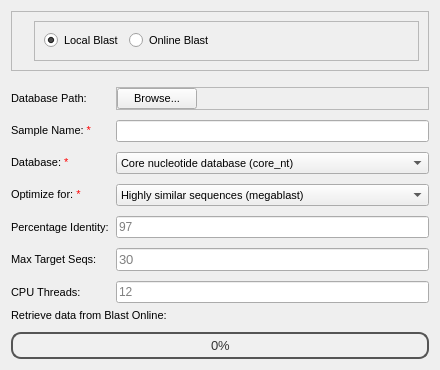
             <widget class="QWidget" name="tab_taxonomic_assignment">
              <attribute name="title">
               <string>Taxonomic Assignment</string>
              </attribute>
              <layout class="QVBoxLayout" name="verticalLayout_9">
               <item>
                <widget class="QFrame" name="frame">
                 <property name="frameShape">
                  <enum>QFrame::StyledPanel</enum>
                 </property>
                 <property name="frameShadow">
                  <enum>QFrame::Raised</enum>
                 </property>
                 <layout class="QHBoxLayout" name="horizontalLayout_9">
                  <item>
                   <widget class="QLabel" name="label_logo_blast">
                    <property name="sizePolicy">
                     <sizepolicy hsizetype="Preferred" vsizetype="Maximum">
                      <horstretch>0</horstretch>
                      <verstretch>0</verstretch>
                     </sizepolicy>
                    </property>
                    <property name="frameShape">
                     <enum>QFrame::NoFrame</enum>
                    </property>
                    <property name="text">
                     <string/>
                    </property>
                    <property name="pixmap">
                     <pixmap>../../resources/blast-150.png</pixmap>
                    </property>
                    <property name="scaledContents">
                     <bool>true</bool>
                    </property>
                   </widget>
                  </item>
                  <item>
                   <widget class="QFrame" name="frame_2">
                    <property name="frameShape">
                     <enum>QFrame::StyledPanel</enum>
                    </property>
                    <property name="frameShadow">
                     <enum>QFrame::Raised</enum>
                    </property>
                    <layout class="QHBoxLayout" name="horizontalLayout_7">
                     <item>
                      <widget class="QRadioButton" name="radioButton_local_blast">
                       <property name="font">
                        <font>
                         <pointsize>8</pointsize>
                        </font>
                       </property>
                       <property name="text">
                        <string>Local Blast</string>
                       </property>
                       <property name="checked">
                        <bool>true</bool>
                       </property>
                      </widget>
                     </item>
                     <item>
                      <widget class="QRadioButton" name="radioButton_olnine_blast">
                       <property name="font">
                        <font>
                         <pointsize>8</pointsize>
                        </font>
                       </property>
                       <property name="text">
                        <string>Online Blast</string>
                       </property>
                      </widget>
                     </item>
                     <item>
                      <spacer name="horizontalSpacer_4">
                       <property name="orientation">
                        <enum>Qt::Horizontal</enum>
                       </property>
                       <property name="sizeHint" stdset="0">
                        <size>
                         <width>40</width>
                         <height>20</height>
                        </size>
                       </property>
                      </spacer>
                     </item>
                    </layout>
                   </widget>
                  </item>
                 </layout>
                </widget>
               </item>
               <item>
                <widget class="QFrame" name="frame_tax_assign_1">
                 <property name="frameShape">
                  <enum>QFrame::NoFrame</enum>
                 </property>
                 <property name="frameShadow">
                  <enum>QFrame::Plain</enum>
                 </property>
                 <layout class="QFormLayout" name="formLayout_9">
                  <property name="horizontalSpacing">
                   <number>7</number>
                  </property>
                  <property name="verticalSpacing">
                   <number>10</number>
                  </property>
                  <property name="leftMargin">
                   <number>0</number>
                  </property>
                  <property name="topMargin">
                   <number>0</number>
                  </property>
                  <property name="rightMargin">
                   <number>0</number>
                  </property>
                  <property name="bottomMargin">
                   <number>0</number>
                  </property>
                  <item row="1" column="1">
                   <widget class="QFrame" name="frame_6">
                    <property name="frameShape">
                     <enum>QFrame::NoFrame</enum>
                    </property>
                    <property name="frameShadow">
                     <enum>QFrame::Plain</enum>
                    </property>
                    <layout class="QHBoxLayout" name="horizontalLayout_6">
                     <property name="spacing">
                      <number>0</number>
                     </property>
                     <property name="leftMargin">
                      <number>0</number>
                     </property>
                     <property name="topMargin">
                      <number>0</number>
                     </property>
                     <property name="rightMargin">
                      <number>0</number>
                     </property>
                     <property name="bottomMargin">
                      <number>0</number>
                     </property>
                    </layout>
                   </widget>
                  </item>
                  <item row="2" column="0">
                   <widget class="QLabel" name="label_9">
                    <property name="font">
                     <font>
                      <pointsize>8</pointsize>
                     </font>
                    </property>
                    <property name="text">
                     <string>Database Path:</string>
                    </property>
                   </widget>
                  </item>
                  <item row="2" column="1">
                   <widget class="QFrame" name="frame_5">
                    <property name="frameShape">
                     <enum>QFrame::StyledPanel</enum>
                    </property>
                    <property name="frameShadow">
                     <enum>QFrame::Raised</enum>
                    </property>
                    <layout class="QHBoxLayout" name="horizontalLayout_5">
                     <property name="spacing">
                      <number>0</number>
                     </property>
                     <property name="leftMargin">
                      <number>0</number>
                     </property>
                     <property name="topMargin">
                      <number>0</number>
                     </property>
                     <property name="rightMargin">
                      <number>0</number>
                     </property>
                     <property name="bottomMargin">
                      <number>0</number>
                     </property>
                     <item>
                      <widget class="QPushButton" name="pushButton_DatabasePath">
                       <property name="font">
                        <font>
                         <pointsize>8</pointsize>
                        </font>
                       </property>
                       <property name="text">
                        <string>Browse...</string>
                       </property>
                      </widget>
                     </item>
                     <item>
                      <spacer name="horizontalSpacer_5">
                       <property name="orientation">
                        <enum>Qt::Horizontal</enum>
                       </property>
                       <property name="sizeHint" stdset="0">
                        <size>
                         <width>40</width>
                         <height>20</height>
                        </size>
                       </property>
                      </spacer>
                     </item>
                    </layout>
                   </widget>
                  </item>
                  <item row="3" column="0">
                   <widget class="QLabel" name="label_SampleName">
                    <property name="font">
                     <font>
                      <pointsize>8</pointsize>
                     </font>
                    </property>
                    <property name="styleSheet">
                     <string notr="true"/>
                    </property>
                    <property name="text">
                     <string>&lt;span style=&quot;color: black;&quot;&gt;Sample Name: &lt;/span&gt;&lt;span style=&quot;color: red;&quot;&gt;*&lt;/span&gt;</string>
                    </property>
                    <property name="textFormat">
                     <enum>Qt::RichText</enum>
                    </property>
                   </widget>
                  </item>
                  <item row="3" column="1">
                   <widget class="QLineEdit" name="lineEdit_sample_name_blast"/>
                  </item>
                  <item row="4" column="0">
                   <widget class="QLabel" name="label_database">
                    <property name="font">
                     <font>
                      <pointsize>8</pointsize>
                     </font>
                    </property>
                    <property name="text">
                     <string>&lt;span style=&quot;color: black;&quot;&gt;Database: &lt;/span&gt;&lt;span style=&quot;color: red;&quot;&gt;*&lt;/span&gt;</string>
                    </property>
                    <property name="textFormat">
                     <enum>Qt::RichText</enum>
                    </property>
                   </widget>
                  </item>
                  <item row="4" column="1">
                   <widget class="QComboBox" name="comboBox_database_type">
                    <property name="font">
                     <font>
                      <pointsize>8</pointsize>
                     </font>
                    </property>
                    <item>
                     <property name="text">
                      <string>Core nucleotide database (core_nt)</string>
                     </property>
                    </item>
                    <item>
                     <property name="text">
                      <string>RefSeq Select RNA sequences (refseq_select)</string>
                     </property>
                    </item>
                    <item>
                     <property name="text">
                      <string>Reference RNA sequences (refseq_rna)</string>
                     </property>
                    </item>
                    <item>
                     <property name="text">
                      <string>RefSeq Reference genomes (refseq_reference_genomes)</string>
                     </property>
                    </item>
                    <item>
                     <property name="text">
                      <string>RefSeq Genome Database (refseq_genomes)</string>
                     </property>
                    </item>
                    <item>
                     <property name="text">
                      <string>Nucleotide collection (nr/nt)</string>
                     </property>
                    </item>
                    <item>
                     <property name="text">
                      <string>Whole-genome shotgun contigs (wgs)</string>
                     </property>
                    </item>
                    <item>
                     <property name="text">
                      <string>Expressed sequence tags (est)</string>
                     </property>
                    </item>
                    <item>
                     <property name="text">
                      <string>Sequence Read Archive (SRA)</string>
                     </property>
                    </item>
                    <item>
                     <property name="text">
                      <string>Transcriptome Shotgun Assembly (TSA)</string>
                     </property>
                    </item>
                    <item>
                     <property name="text">
                      <string>Targeted Loci (TLS)</string>
                     </property>
                    </item>
                    <item>
                     <property name="text">
                      <string>High throughput genomic sequences (HTGS)</string>
                     </property>
                    </item>
                    <item>
                     <property name="text">
                      <string>Patent sequences (pat)</string>
                     </property>
                    </item>
                    <item>
                     <property name="text">
                      <string>PDB nucleotide database (pdb)</string>
                     </property>
                    </item>
                    <item>
                     <property name="text">
                      <string>Human RefSeqGene sequences (RefSeq_Gene)</string>
                     </property>
                    </item>
                    <item>
                     <property name="text">
                      <string>Genomic survey sequences (gss)</string>
                     </property>
                    </item>
                    <item>
                     <property name="text">
                      <string>Sequence tagged sites (dbsts)</string>
                     </property>
                    </item>
                   </widget>
                  </item>
                  <item row="5" column="0">
                   <widget class="QLabel" name="label_blastType">
                    <property name="font">
                     <font>
                      <pointsize>8</pointsize>
                     </font>
                    </property>
                    <property name="text">
                     <string>&lt;span style=&quot;color: black;&quot;&gt;Optimize for: &lt;/span&gt;&lt;span style=&quot;color: red;&quot;&gt;*&lt;/span&gt;</string>
                    </property>
                    <property name="textFormat">
                     <enum>Qt::RichText</enum>
                    </property>
                   </widget>
                  </item>
                  <item row="5" column="1">
                   <widget class="QComboBox" name="comboBox_blastType">
                    <property name="font">
                     <font>
                      <pointsize>8</pointsize>
                     </font>
                    </property>
                    <item>
                     <property name="text">
                      <string>Highly similar sequences (megablast)</string>
                     </property>
                    </item>
                    <item>
                     <property name="text">
                      <string>More dissimilar sequences (discontiguous megablast)</string>
                     </property>
                    </item>
                    <item>
                     <property name="text">
                      <string>Somewhat similar sequences (blastn)</string>
                     </property>
                    </item>
                   </widget>
                  </item>
                  <item row="6" column="0">
                   <widget class="QLabel" name="label_8">
                    <property name="font">
                     <font>
                      <pointsize>8</pointsize>
                     </font>
                    </property>
                    <property name="text">
                     <string>Percentage Identity:</string>
                    </property>
                   </widget>
                  </item>
                  <item row="6" column="1">
                   <widget class="QLineEdit" name="lineEdit_Percentage_identity">
                    <property name="placeholderText">
                     <string>97</string>
                    </property>
                   </widget>
                  </item>
                  <item row="7" column="0">
                   <widget class="QLabel" name="label_7">
                    <property name="font">
                     <font>
                      <pointsize>8</pointsize>
                     </font>
                    </property>
                    <property name="text">
                     <string>Max Target Seqs:</string>
                    </property>
                   </widget>
                  </item>
                  <item row="7" column="1">
                   <widget class="QLineEdit" name="lineEdit_max_target_seq_blast">
                    <property name="font">
                     <font>
                      <pointsize>10</pointsize>
                     </font>
                    </property>
                    <property name="placeholderText">
                     <string>30</string>
                    </property>
                   </widget>
                  </item>
                  <item row="9" column="0">
                   <widget class="QLabel" name="label_10">
                    <property name="font">
                     <font>
                      <pointsize>8</pointsize>
                     </font>
                    </property>
                    <property name="text">
                     <string>CPU Threads:</string>
                    </property>
                   </widget>
                  </item>
                  <item row="9" column="1">
                   <widget class="QLineEdit" name="lineEdit_cpu_threads_blast">
                    <property name="placeholderText">
                     <string>12</string>
                    </property>
                   </widget>
                  </item>
                 </layout>
                </widget>
               </item>
               <item>
                <widget class="QFrame" name="frame__tax_assign_3">
                 <property name="sizePolicy">
                  <sizepolicy hsizetype="Preferred" vsizetype="Preferred">
                   <horstretch>1</horstretch>
                   <verstretch>1</verstretch>
                  </sizepolicy>
                 </property>
                 <property name="frameShape">
                  <enum>QFrame::NoFrame</enum>
                 </property>
                 <property name="frameShadow">
                  <enum>QFrame::Plain</enum>
                 </property>
                 <layout class="QFormLayout" name="formLayout_8">
                  <property name="horizontalSpacing">
                   <number>0</number>
                  </property>
                  <property name="verticalSpacing">
                   <number>10</number>
                  </property>
                  <property name="leftMargin">
                   <number>0</number>
                  </property>
                  <property name="topMargin">
                   <number>0</number>
                  </property>
                  <property name="rightMargin">
                   <number>0</number>
                  </property>
                  <property name="bottomMargin">
                   <number>0</number>
                  </property>
                  <item row="0" column="0">
                   <widget class="QLabel" name="label_ProgressBar">
                    <property name="font">
                     <font>
                      <pointsize>8</pointsize>
                     </font>
                    </property>
                    <property name="text">
                     <string>Retrieve data from Blast Online:</string>
                    </property>
                   </widget>
                  </item>
                  <item row="1" column="0" colspan="2">
                   <widget class="QProgressBar" name="progressBar_blast">
                    <property name="font">
                     <font>
                      <pointsize>10</pointsize>
                      <weight>50</weight>
                      <bold>false</bold>
                     </font>
                    </property>
                    <property name="styleSheet">
                     <string notr="true">QProgressBar {
    border: 2px solid #555;
    border-radius: 10px;
    text-align: center;
    background-color: #f0f0f0;
    color: #333;
}

QProgressBar::chunk {
    background-color: qlineargradient(x1: 0, y1: 0, x2: 1, y2: 0,
                                      stop: 0 #4CAF50, stop: 1 #8BC34A);
    border-radius: 8px;
    margin: 1px;
}</string>
                    </property>
                    <property name="value">
                     <number>0</number>
                    </property>
                    <property name="invertedAppearance">
                     <bool>false</bool>
                    </property>
                   </widget>
                  </item>
                 </layout>
                </widget>
               </item>
              </layout>
             </widget>
